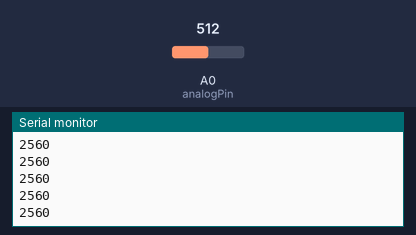
The sketch below on a simulated Arduino Uno, built with avr-gcc and run on an emulated ATmega328P. Shown: the last lines printed to the serial monitor. The inputs (shaded band) are chosen by the test bench; at power-on: A0 (analogPin) = 512.

Above: at 1.2 s.
1.3 s: A0 (analogPin) set to 716
At 1.31 s:
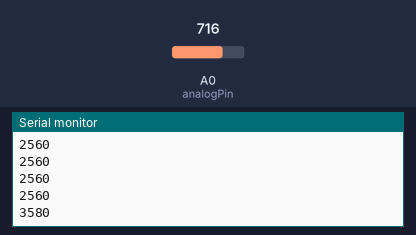
2.8 s: A0 (analogPin) set to 900
At 2.81 s:
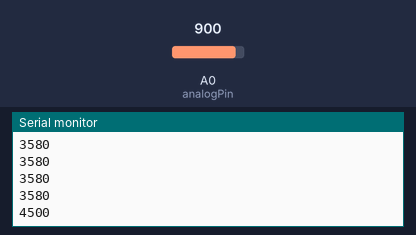
Timing chart, 0 to 5.8 s (numbered marks = the images above; inputs shaded):
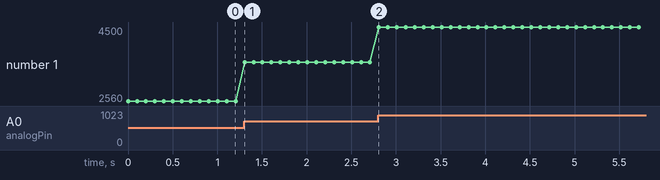

Measured:
- after the input at 1.3 s, the serial monitor: prints a new line at once (image 1)
- after the input at 2.8 s, the serial monitor: prints a new line at once (image 2)
- plotted number 1: 2560 → 3580 after the input at 1.3 s, 3580 → 4500 after the input at 2.8 s

The sketch:

ultrasonicSensor.ino
```cpp
int analogPin = 0;
long anVolt, mm, inches; //what does long exactly mean???

void setup() {
  Serial.begin(9600);
  //pinMode(A0, INPUT);
}

void read_sensor (){
  anVolt = analogRead(analogPin);
  mm = anVolt*5; //Takes bit count and converts it to mm
  //inches = mm/25.4; //Takes mm and converts it to inches
}

void print_range (){
  //Serial.print("S1");
  //Serial.print("=");
  //Serial.println(mm);
  //Serial.print(" ");
  //Serial.println(inches); because i can't read inches
}

void loop () {
  read_sensor();
  Serial.println(mm);
  delay(100);
}
```
